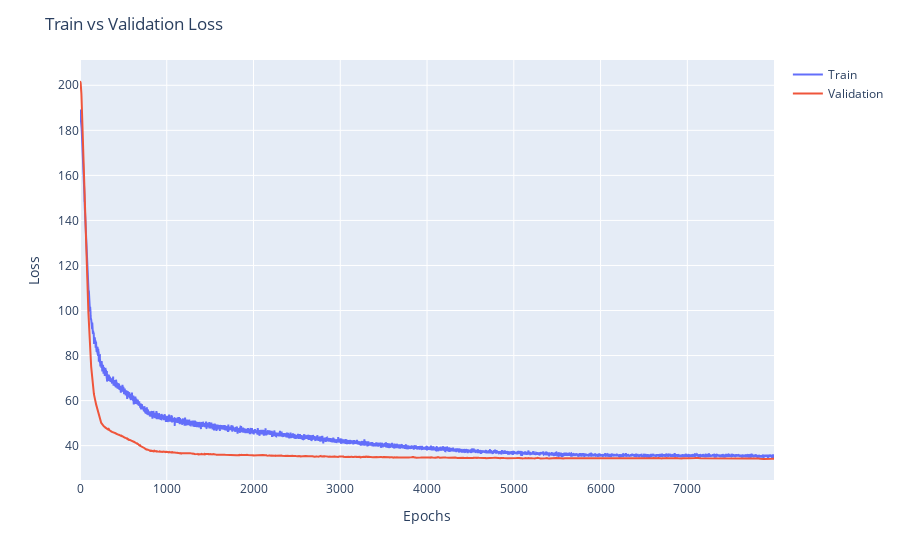

Notebook code cell kept with this figure:
### Code cell
# Plot training and validation loss
fig = px.line()
fig.add_scatter(y=history.history['loss'], name='Train')
fig.add_scatter(y=history.history['val_loss'], name='Validation')

fig.update_layout(title='Train vs Validation Loss',
                   xaxis_title='Epochs',
                   yaxis_title='Loss')

fig.show()

### Figure 1 — Plotly figure (JSON) as saved in the notebook; plotly's stock layout.template omitted (floating-point values rounded to 4 significant figures; data arrays with more than 128 entries replaced by an {"elided": "..."} marker saying what was removed)
{"data": [{"name": "Train", "type": "scatter", "y": {"elided": "8000 float values"}}, {"name": "Validation", "type": "scatter", "y": {"elided": "8000 float values"}}], "layout": {"legend": {"tracegroupgap": 0}, "margin": {"t": 60}, "title": {"text": "Train vs Validation Loss"}, "xaxis": {"anchor": "y", "domain": [0, 1], "title": {"text": "Epochs"}}, "yaxis": {"anchor": "x", "domain": [0, 1], "title": {"text": "Loss"}}}}
